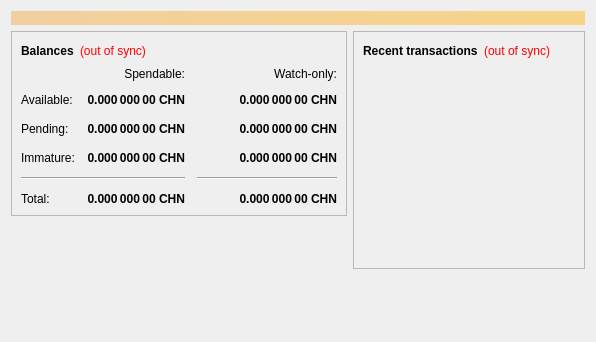
<?xml version="1.0" encoding="UTF-8"?>
<ui version="4.0">
 <class>OverviewPage</class>
 <widget class="QWidget" name="OverviewPage">
  <property name="geometry">
   <rect>
    <x>0</x>
    <y>0</y>
    <width>596</width>
    <height>342</height>
   </rect>
  </property>
  <property name="windowTitle">
   <string>Form</string>
  </property>
  <layout class="QVBoxLayout" name="topLayout">
   <item>
    <widget class="QLabel" name="labelAlerts">
     <property name="visible">
      <bool>false</bool>
     </property>
     <property name="styleSheet">
      <string notr="true">background-color: qlineargradient(x1: 0, y1: 0, x2: 1, y2: 0, stop:0 #F0D0A0, stop:1 #F8D488); color:#000000;</string>
     </property>
     <property name="wordWrap">
      <bool>true</bool>
     </property>
     <property name="margin">
      <number>3</number>
     </property>
    </widget>
   </item>
   <item>
    <layout class="QHBoxLayout" name="horizontalLayout" stretch="1,1">
     <item>
      <layout class="QVBoxLayout" name="verticalLayout_2">
       <item>
        <widget class="QFrame" name="frame">
         <property name="frameShape">
          <enum>QFrame::StyledPanel</enum>
         </property>
         <property name="frameShadow">
          <enum>QFrame::Raised</enum>
         </property>
         <layout class="QVBoxLayout" name="verticalLayout_4">
          <item>
           <layout class="QHBoxLayout" name="horizontalLayout_4">
            <item>
             <widget class="QLabel" name="label_5">
              <property name="font">
               <font>
                <weight>75</weight>
                <bold>true</bold>
               </font>
              </property>
              <property name="text">
               <string>Balances</string>
              </property>
             </widget>
            </item>
            <item>
             <widget class="QLabel" name="labelWalletStatus">
              <property name="cursor">
               <cursorShape>WhatsThisCursor</cursorShape>
              </property>
              <property name="toolTip">
               <string>The displayed information may be out of date. Your wallet automatically synchronizes with the Chncoin network after a connection is established, but this process has not completed yet.</string>
              </property>
              <property name="styleSheet">
               <string notr="true">QLabel { color: red; }</string>
              </property>
              <property name="text">
               <string notr="true">(out of sync)</string>
              </property>
              <property name="alignment">
               <set>Qt::AlignLeading|Qt::AlignLeft|Qt::AlignVCenter</set>
              </property>
             </widget>
            </item>
            <item>
             <spacer name="horizontalSpacer_3">
              <property name="orientation">
               <enum>Qt::Horizontal</enum>
              </property>
              <property name="sizeHint" stdset="0">
               <size>
                <width>40</width>
                <height>20</height>
               </size>
              </property>
             </spacer>
            </item>
           </layout>
          </item>
          <item>
           <layout class="QGridLayout" name="gridLayout">
            <property name="spacing">
             <number>12</number>
            </property>
            <item row="2" column="2">
             <widget class="QLabel" name="labelWatchPending">
              <property name="font">
               <font>
                <weight>75</weight>
                <bold>true</bold>
               </font>
              </property>
              <property name="cursor">
               <cursorShape>IBeamCursor</cursorShape>
              </property>
              <property name="toolTip">
               <string>Unconfirmed transactions to watch-only addresses</string>
              </property>
              <property name="text">
               <string notr="true">0.000 000 00 CHN</string>
              </property>
              <property name="alignment">
               <set>Qt::AlignRight|Qt::AlignTrailing|Qt::AlignVCenter</set>
              </property>
              <property name="textInteractionFlags">
               <set>Qt::LinksAccessibleByMouse|Qt::TextSelectableByKeyboard|Qt::TextSelectableByMouse</set>
              </property>
             </widget>
            </item>
            <item row="2" column="1">
             <widget class="QLabel" name="labelUnconfirmed">
              <property name="font">
               <font>
                <weight>75</weight>
                <bold>true</bold>
               </font>
              </property>
              <property name="cursor">
               <cursorShape>IBeamCursor</cursorShape>
              </property>
              <property name="toolTip">
               <string>Total of transactions that have yet to be confirmed, and do not yet count toward the spendable balance</string>
              </property>
              <property name="text">
               <string notr="true">0.000 000 00 CHN</string>
              </property>
              <property name="alignment">
               <set>Qt::AlignRight|Qt::AlignTrailing|Qt::AlignVCenter</set>
              </property>
              <property name="textInteractionFlags">
               <set>Qt::LinksAccessibleByMouse|Qt::TextSelectableByKeyboard|Qt::TextSelectableByMouse</set>
              </property>
             </widget>
            </item>
            <item row="3" column="2">
             <widget class="QLabel" name="labelWatchImmature">
              <property name="font">
               <font>
                <weight>75</weight>
                <bold>true</bold>
               </font>
              </property>
              <property name="cursor">
               <cursorShape>IBeamCursor</cursorShape>
              </property>
              <property name="toolTip">
               <string>Mined balance in watch-only addresses that has not yet matured</string>
              </property>
              <property name="text">
               <string notr="true">0.000 000 00 CHN</string>
              </property>
              <property name="alignment">
               <set>Qt::AlignRight|Qt::AlignTrailing|Qt::AlignVCenter</set>
              </property>
              <property name="textInteractionFlags">
               <set>Qt::LinksAccessibleByMouse|Qt::TextSelectableByKeyboard|Qt::TextSelectableByMouse</set>
              </property>
             </widget>
            </item>
            <item row="4" column="0" colspan="2">
             <widget class="Line" name="line">
              <property name="orientation">
               <enum>Qt::Horizontal</enum>
              </property>
             </widget>
            </item>
            <item row="4" column="2">
             <widget class="Line" name="lineWatchBalance">
              <property name="sizePolicy">
               <sizepolicy hsizetype="Preferred" vsizetype="Fixed">
                <horstretch>0</horstretch>
                <verstretch>0</verstretch>
               </sizepolicy>
              </property>
              <property name="minimumSize">
               <size>
                <width>140</width>
                <height>0</height>
               </size>
              </property>
              <property name="orientation">
               <enum>Qt::Horizontal</enum>
              </property>
             </widget>
            </item>
            <item row="5" column="0">
             <widget class="QLabel" name="labelTotalText">
              <property name="text">
               <string>Total:</string>
              </property>
             </widget>
            </item>
            <item row="3" column="1">
             <widget class="QLabel" name="labelImmature">
              <property name="font">
               <font>
                <weight>75</weight>
                <bold>true</bold>
               </font>
              </property>
              <property name="cursor">
               <cursorShape>IBeamCursor</cursorShape>
              </property>
              <property name="toolTip">
               <string>Mined balance that has not yet matured</string>
              </property>
              <property name="text">
               <string notr="true">0.000 000 00 CHN</string>
              </property>
              <property name="alignment">
               <set>Qt::AlignRight|Qt::AlignTrailing|Qt::AlignVCenter</set>
              </property>
              <property name="textInteractionFlags">
               <set>Qt::LinksAccessibleByMouse|Qt::TextSelectableByKeyboard|Qt::TextSelectableByMouse</set>
              </property>
             </widget>
            </item>
            <item row="2" column="3">
             <spacer name="horizontalSpacer_2">
              <property name="orientation">
               <enum>Qt::Horizontal</enum>
              </property>
              <property name="sizeHint" stdset="0">
               <size>
                <width>40</width>
                <height>20</height>
               </size>
              </property>
             </spacer>
            </item>
            <item row="3" column="0">
             <widget class="QLabel" name="labelImmatureText">
              <property name="text">
               <string>Immature:</string>
              </property>
             </widget>
            </item>
            <item row="5" column="1">
             <widget class="QLabel" name="labelTotal">
              <property name="font">
               <font>
                <weight>75</weight>
                <bold>true</bold>
               </font>
              </property>
              <property name="cursor">
               <cursorShape>IBeamCursor</cursorShape>
              </property>
              <property name="toolTip">
               <string>Your current total balance</string>
              </property>
              <property name="text">
               <string notr="true">0.000 000 00 CHN</string>
              </property>
              <property name="alignment">
               <set>Qt::AlignRight|Qt::AlignTrailing|Qt::AlignVCenter</set>
              </property>
              <property name="textInteractionFlags">
               <set>Qt::LinksAccessibleByMouse|Qt::TextSelectableByKeyboard|Qt::TextSelectableByMouse</set>
              </property>
             </widget>
            </item>
            <item row="5" column="2">
             <widget class="QLabel" name="labelWatchTotal">
              <property name="font">
               <font>
                <weight>75</weight>
                <bold>true</bold>
               </font>
              </property>
              <property name="cursor">
               <cursorShape>IBeamCursor</cursorShape>
              </property>
              <property name="toolTip">
               <string>Current total balance in watch-only addresses</string>
              </property>
              <property name="text">
               <string notr="true">0.000 000 00 CHN</string>
              </property>
              <property name="alignment">
               <set>Qt::AlignRight|Qt::AlignTrailing|Qt::AlignVCenter</set>
              </property>
              <property name="textInteractionFlags">
               <set>Qt::LinksAccessibleByMouse|Qt::TextSelectableByKeyboard|Qt::TextSelectableByMouse</set>
              </property>
             </widget>
            </item>
            <item row="0" column="2">
             <widget class="QLabel" name="labelWatchonly">
              <property name="text">
               <string>Watch-only:</string>
              </property>
              <property name="alignment">
               <set>Qt::AlignRight|Qt::AlignTrailing|Qt::AlignVCenter</set>
              </property>
             </widget>
            </item>
            <item row="1" column="0">
             <widget class="QLabel" name="labelBalanceText">
              <property name="text">
               <string>Available:</string>
              </property>
             </widget>
            </item>
            <item row="1" column="1">
             <widget class="QLabel" name="labelBalance">
              <property name="font">
               <font>
                <weight>75</weight>
                <bold>true</bold>
               </font>
              </property>
              <property name="cursor">
               <cursorShape>IBeamCursor</cursorShape>
              </property>
              <property name="toolTip">
               <string>Your current spendable balance</string>
              </property>
              <property name="text">
               <string notr="true">0.000 000 00 CHN</string>
              </property>
              <property name="alignment">
               <set>Qt::AlignRight|Qt::AlignTrailing|Qt::AlignVCenter</set>
              </property>
              <property name="textInteractionFlags">
               <set>Qt::LinksAccessibleByMouse|Qt::TextSelectableByKeyboard|Qt::TextSelectableByMouse</set>
              </property>
             </widget>
            </item>
            <item row="1" column="2">
             <widget class="QLabel" name="labelWatchAvailable">
              <property name="font">
               <font>
                <weight>75</weight>
                <bold>true</bold>
               </font>
              </property>
              <property name="cursor">
               <cursorShape>IBeamCursor</cursorShape>
              </property>
              <property name="toolTip">
               <string>Your current balance in watch-only addresses</string>
              </property>
              <property name="text">
               <string notr="true">0.000 000 00 CHN</string>
              </property>
              <property name="alignment">
               <set>Qt::AlignRight|Qt::AlignTrailing|Qt::AlignVCenter</set>
              </property>
              <property name="textInteractionFlags">
               <set>Qt::LinksAccessibleByMouse|Qt::TextSelectableByKeyboard|Qt::TextSelectableByMouse</set>
              </property>
             </widget>
            </item>
            <item row="2" column="0">
             <widget class="QLabel" name="labelPendingText">
              <property name="text">
               <string>Pending:</string>
              </property>
             </widget>
            </item>
            <item row="0" column="1">
             <widget class="QLabel" name="labelSpendable">
              <property name="text">
               <string>Spendable:</string>
              </property>
              <property name="alignment">
               <set>Qt::AlignRight|Qt::AlignTrailing|Qt::AlignVCenter</set>
              </property>
             </widget>
            </item>
           </layout>
          </item>
         </layout>
        </widget>
       </item>
       <item>
        <spacer name="verticalSpacer">
         <property name="orientation">
          <enum>Qt::Vertical</enum>
         </property>
         <property name="sizeHint" stdset="0">
          <size>
           <width>20</width>
           <height>40</height>
          </size>
         </property>
        </spacer>
       </item>
      </layout>
     </item>
     <item>
      <layout class="QVBoxLayout" name="verticalLayout_3">
       <item>
        <widget class="QFrame" name="frame_2">
         <property name="frameShape">
          <enum>QFrame::StyledPanel</enum>
         </property>
         <property name="frameShadow">
          <enum>QFrame::Raised</enum>
         </property>
         <layout class="QVBoxLayout" name="verticalLayout">
          <item>
           <layout class="QHBoxLayout" name="horizontalLayout_2">
            <item>
             <widget class="QLabel" name="label_4">
              <property name="font">
               <font>
                <weight>75</weight>
                <bold>true</bold>
               </font>
              </property>
              <property name="text">
               <string>Recent transactions</string>
              </property>
             </widget>
            </item>
            <item>
             <widget class="QLabel" name="labelTransactionsStatus">
              <property name="cursor">
               <cursorShape>WhatsThisCursor</cursorShape>
              </property>
              <property name="toolTip">
               <string>The displayed information may be out of date. Your wallet automatically synchronizes with the Chncoin network after a connection is established, but this process has not completed yet.</string>
              </property>
              <property name="styleSheet">
               <string notr="true">QLabel { color: red; }</string>
              </property>
              <property name="text">
               <string notr="true">(out of sync)</string>
              </property>
              <property name="alignment">
               <set>Qt::AlignRight|Qt::AlignTrailing|Qt::AlignVCenter</set>
              </property>
             </widget>
            </item>
            <item>
             <spacer name="horizontalSpacer">
              <property name="orientation">
               <enum>Qt::Horizontal</enum>
              </property>
              <property name="sizeHint" stdset="0">
               <size>
                <width>40</width>
                <height>20</height>
               </size>
              </property>
             </spacer>
            </item>
           </layout>
          </item>
          <item>
           <widget class="QListView" name="listTransactions">
            <property name="styleSheet">
             <string notr="true">QListView { background: transparent; }</string>
            </property>
            <property name="frameShape">
             <enum>QFrame::NoFrame</enum>
            </property>
            <property name="verticalScrollBarPolicy">
             <enum>Qt::ScrollBarAlwaysOff</enum>
            </property>
            <property name="horizontalScrollBarPolicy">
             <enum>Qt::ScrollBarAlwaysOff</enum>
            </property>
            <property name="selectionMode">
             <enum>QAbstractItemView::NoSelection</enum>
            </property>
           </widget>
          </item>
         </layout>
        </widget>
       </item>
       <item>
        <spacer name="verticalSpacer_2">
         <property name="orientation">
          <enum>Qt::Vertical</enum>
         </property>
         <property name="sizeHint" stdset="0">
          <size>
           <width>20</width>
           <height>40</height>
          </size>
         </property>
        </spacer>
       </item>
      </layout>
     </item>
    </layout>
   </item>
  </layout>
 </widget>
 <resources/>
 <connections/>
</ui>
